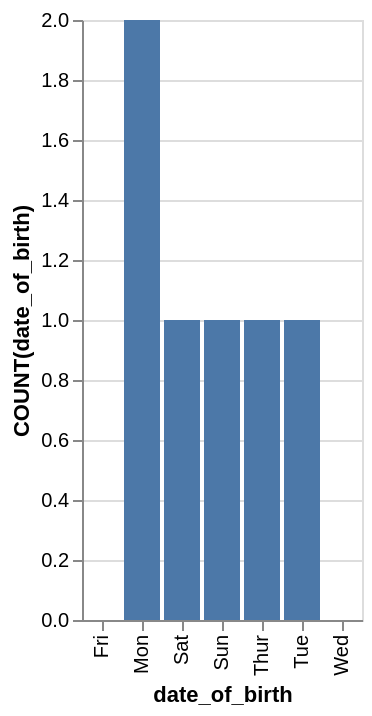

The Vega-Lite source for this figure:
### Vega-Lite specification from a JSON file in a GitHub repository (floating-point values rounded to 4 significant figures)
{"data": {"values": [{"x_data": "Mon", "y_data": 2}, {"x_data": "Tue", "y_data": 1}, {"x_data": "Wed", "y_data": 0}, {"x_data": "Thur", "y_data": 1}, {"x_data": "Fri", "y_data": 0}, {"x_data": "Sat", "y_data": 1}, {"x_data": "Sun", "y_data": 1}]}, "mark": "bar", "encoding": {"x": {"field": "x_data", "type": "nominal", "title": "date_of_birth", "sort": "ascending"}, "y": {"field": "y_data", "type": "quantitative", "title": "COUNT(date_of_birth)"}}}
